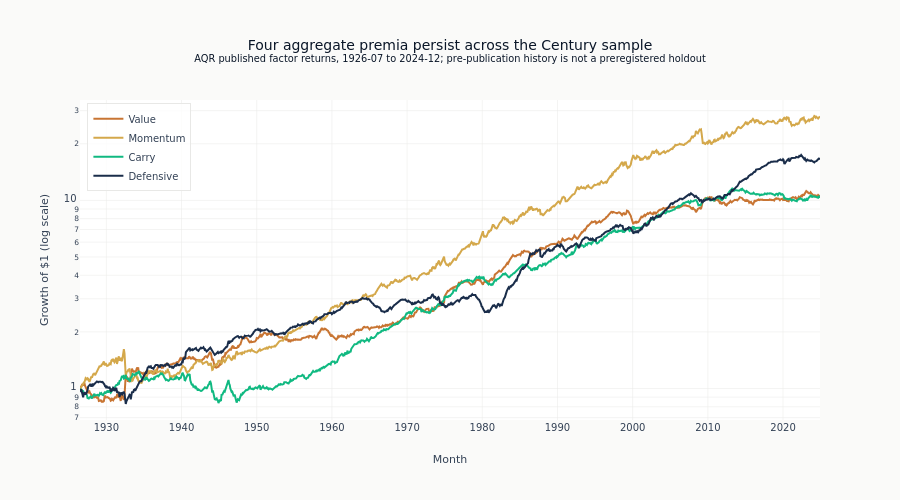

Notebook source saved alongside this figure:
### Markdown cell above
The four columns selected are the all-asset-class aggregates, which combine each factor's
stock-selection and macro sleeves into one series. Taking those rather than the per-region
variants keeps four lines on the chart instead of forty, and keeps them comparable: each is the
same factor definition applied across the same set of markets.

### Code cell
fig = go.Figure()

for col in cum_century.columns:
    short_name = col.removeprefix("All asset classes ")
    fig.add_trace(
        go.Scatter(
            x=cum_century.index,
            y=cum_century[col],
            name=short_name,
            line=dict(color=factor_colors[short_name], width=2),
            hovertemplate="%{x|%Y-%m}<br>%{y:.2f}x<extra></extra>",
        )
    )

fig.update_layout(
    title=(
        "Four aggregate premia persist across the Century sample"
        f"<br><sup>AQR published factor returns, {cum_century.index.min():%Y-%m} to "
        f"{cum_century.index.max():%Y-%m}; pre-publication history is not a "
        "preregistered holdout</sup>"
    ),
    xaxis_title="Month",
    yaxis_title="Growth of $1 (log scale)",
    yaxis_type="log",
    legend=dict(yanchor="top", y=0.99, xanchor="left", x=0.01),
    height=500,
)
show_plotly_with_alt(
    fig,
    "Four growth-of-one-dollar paths on a logarithmic axis for the value, momentum, carry and defensive aggregates of the Century of Factor Premia data, all rising across the sample.",
)

### Figure 1 — Plotly figure (JSON) as saved in the notebook; plotly's stock layout.template omitted (floating-point values rounded to 4 significant figures; data arrays with more than 128 entries replaced by an {"elided": "..."} marker saying what was removed)
{"data": [{"hovertemplate": "%{x|%Y-%m}<br>%{y:.2f}x<extra></extra>", "line": {"color": "#C87533", "width": 2}, "name": "Value", "type": "scatter", "x": {"elided": "1182 str values"}, "y": {"elided": "1182 float values"}}, {"hovertemplate": "%{x|%Y-%m}<br>%{y:.2f}x<extra></extra>", "line": {"color": "#D4A84B", "width": 2}, "name": "Momentum", "type": "scatter", "x": {"elided": "1182 str values"}, "y": {"elided": "1182 float values"}}, {"hovertemplate": "%{x|%Y-%m}<br>%{y:.2f}x<extra></extra>", "line": {"color": "#10b981", "width": 2}, "name": "Carry", "type": "scatter", "x": {"elided": "1182 str values"}, "y": {"elided": "1182 float values"}}, {"hovertemplate": "%{x|%Y-%m}<br>%{y:.2f}x<extra></extra>", "line": {"color": "#1a2d4a", "width": 2}, "name": "Defensive", "type": "scatter", "x": {"elided": "1182 str values"}, "y": {"elided": "1182 float values"}}], "layout": {"height": 500, "legend": {"x": 0.01, "xanchor": "left", "y": 0.99, "yanchor": "top"}, "title": {"text": "Four aggregate premia persist across the Century sample<br><sup>AQR published factor returns, 1926-07 to 2024-12; pre-publication history is not a preregistered holdout</sup>"}, "xaxis": {"title": {"text": "Month"}}, "yaxis": {"title": {"text": "Growth of $1 (log scale)"}, "type": "log"}}}
